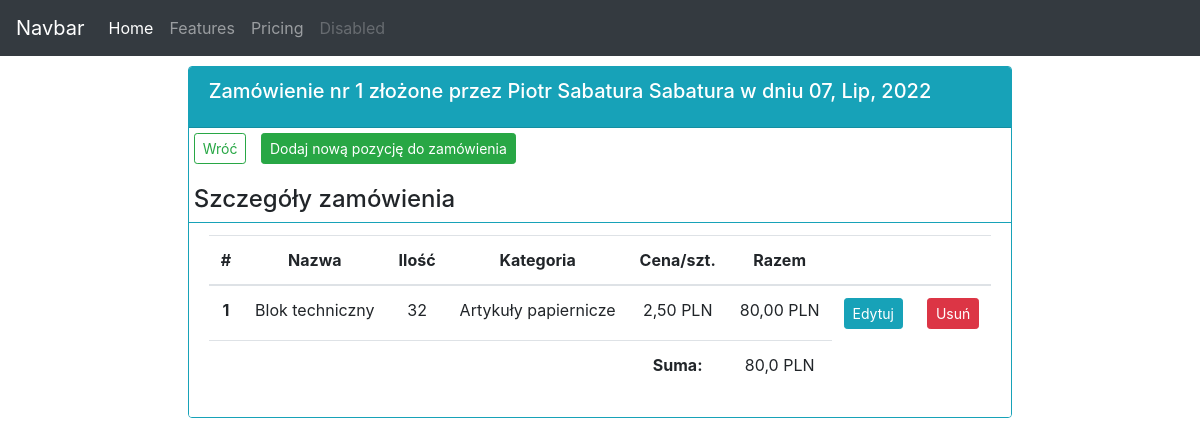
The app's page /orders/1/ with its own data.
### order_app/models.py (models this page shows, shortened)
class Order(models.Model):
    STATUS = (
        ('W przygotowaniu', 'W przygotowaniu'),
        ('Zamówiono', 'Zamówiono'),
        ('Dostarczono', 'Dostarczono'),
    )
    employee = models.ForeignKey(Employee, null=True, blank=True, on_delete=models.SET_NULL)
    product = models.ManyToManyField(Product, through="OrderProduct")
    date_created = models.DateTimeField(auto_now_add=True)
    status = models.CharField(max_length=200, choices=STATUS, null=True)
    note = models.TextField(max_length=1000, null=True, blank=True)
    def __str__(self):
        return f"{self.id}"

class Employee(models.Model):
    name = models.CharField(max_length=200, null=True)
    surname = models.CharField(max_length=200, null=True)
    phone = models.CharField(max_length=200, null=True, blank=True)
    email = models.EmailField(max_length=100, null=True, blank=True)
    date_added = models.DateTimeField(auto_now_add=True)
    def __str__(self):
        return f"{self.name.title()} {self.surname.title()}"

class OrderProduct(models.Model):
    order = models.ForeignKey(Order, on_delete=models.CASCADE)
    product = models.ForeignKey(Product, on_delete=models.CASCADE)
    quantity = models.PositiveIntegerField()

class Product(models.Model):
    CATEGORY = (
        ('Artykuły papiernicze', 'Artykuły papiernicze'),
        ('Zabawki', 'Zabawki')
    )
    name = models.CharField(max_length=200, null=True)
    price = models.FloatField(null=True)
    category = models.CharField(max_length=200, choices=CATEGORY, null=True)
    description = models.CharField(max_length=500, null=True, blank=True)
    quantity = models.PositiveIntegerField(default=0, null=True, blank=True)
    delivered = models.BooleanField(default=False)
    def __str__(self):
        return f"{self.name}"

### order_app/views.py (the view)
# urls.py: path('orders/<int:order_pk>/', orderView, name='order'),
def orderView(request, order_pk):
    all_products = OrderProduct.objects.all().annotate(total_price=F('quantity')*F('product__price'))
    order_products = all_products.filter(order=Order.objects.get(id=order_pk)).order_by('product__name')
    order_total_value = order_products.aggregate(Sum('total_price'))
    order = Order.objects.get(id=order_pk)
    context = {'order_products': order_products,
               'order': order,
               'order_pk': order_pk,
               'order_total_value': order_total_value,
               }
    template = 'order_app/order.html'
    return render(request, template, context)

### order_app/templates/order_app/order.html (shortened to what this page needs)
{% extends 'order_app/base.html' %}
{% block content %}
<div class="row">
    <div class="col-md d-flex justify-content-center">
      <div class="card border-info" style="margin: 10px;">
        <div class="card-header bg-info text-white">
          <h5 class="card-title">Zamówienie nr {{ order }}
          złożone przez {{ order.employee }}
          w dniu {{ order.date_created|date:"d, M, Y" }}</h5>
        </div>
          <p>
            <a class="btn btn-outline-success btn-sm" style="margin: 5px;" href="{% url 'order_app:orders' %}">Wróć</a>
            <a class="btn btn-success btn-sm" style="margin: 5px;"
               href="{% url 'order_app:add_order_product' order.id %}">Dodaj nową pozycję do zamówienia</a>
          </p>
          <h4 style="margin-left: 5px;">Szczegóły zamówienia</h4>
          <ul class="list-group list-group-flush">
            <li class="list-group-item border-info">
              <table class="table">
                <thead>
                  <tr class="text-center">
                    <th scope="col">#</th>
                    <th scope="col">Nazwa</th>
                    <th scope="col">Ilość</th>
                    <th scope="col">Kategoria</th>
                    <th scope="col">Cena/szt.</th>
                    <th scope="col">Razem</th>
                    <th scope="col"></th>
                    <th scope="col"></th>
                  </tr>
                </thead>
                <tbody>
                  {% for order_product in order_products %}
                  <tr class="text-center">
                    <th scope="row">{{forloop.counter}}</th>
                    <td>{{ order_product.product }}</td>
                    <td>{{ order_product.quantity }}</td>
                    <td>{{ order_product.product.category }}</td>
                    <td>{{ order_product.product.price|floatformat:2 }} PLN</td>
                    <td>{{ order_product.total_price|floatformat:2 }} PLN</td>
                    <td><a class="btn btn-sm btn-info" href="{% url 'order_app:edit_order_product' order_product.id %}">Edytuj</a></td>
                    <td><a class="btn btn-sm btn-danger" href="{% url 'order_app:delete_order_product' order_product.id %}">Usuń</a></td>
                  </tr>
                {% endfor %}
                  <tr class="text-center">
                    <td></td>
                    <td></td>
                    <td></td>
                    <td></td>
                    {% if order_total_value.total_price__sum %}
                    <td><b>Suma:</b></td>
                    <td>{{ order_total_value.total_price__sum }} PLN</td>
                    {% else %}
                    <td></td>
                    {% endif %}
                  </tr>
              </table>
            </li>
          </ul>
        </div>
      </div>
    </div>
{% endblock content %}

### records on screen
Order: id "1", employee "Piotr Sabatura Sabatura", date_created "07, Lip, 2022"
OrderProduct: product "Blok techniczny", quantity "32", product.category "Artykuły papiernicze", product.price "2,50", total_price "80,00"

### other values on screen
{{ order_total_value.total_price__sum }} "80,0"
